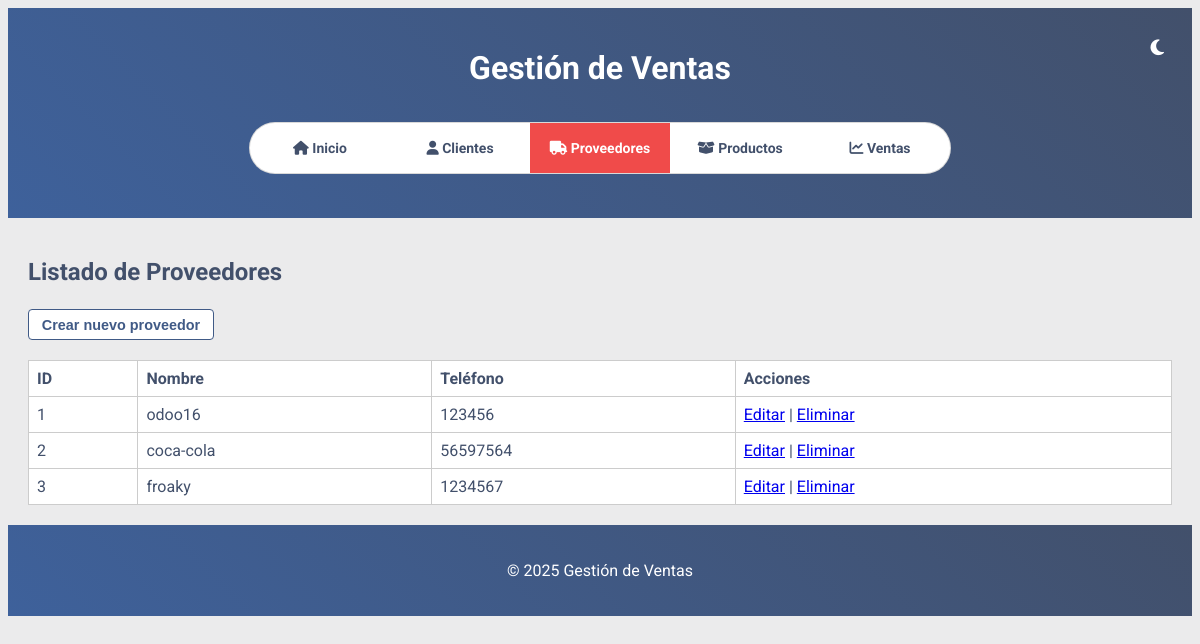
The page /proveedores/lista on the database its author committed.
### models/proveedor.py (models this page shows, shortened)
class Proveedor(db.Model):
    __tablename__ = 'proveedores'
    id = db.Column(db.Integer, primary_key=True)
    name = db.Column(db.String(50), nullable=False)
    telefono = db.Column(db.String(20), nullable=False)

### routes/proveedores.py (the view)
@bp.route('/lista', methods=['GET'])
def lista_proveedores():
    proveedores = get_all_proveedores()
    return render_template('proveedores/lista.html', proveedores=proveedores)

### services/proveedores_service.py (called while the page is built)
def get_all_proveedores():
    return Proveedor.query.all()

### templates/proveedores/lista.html (shortened to what this page needs)
{% extends "base.html" %}
{% block content %}
<h2>Listado de Proveedores</h2>
<a href="{{ url_for('proveedores.crear_proveedor_view') }}"><button class="ordenar-btn" data-sort="stock">Crear nuevo proveedor</button></a>
<table>
    <thead>
        <tr>
            <th>ID</th>
            <th>Nombre</th>
            <th>Teléfono</th>
            <th>Acciones</th>
        </tr>
    </thead>
    <tbody>
        {% for p in proveedores %}
        <tr>
            <td>{{ p.id }}</td>
            <td>{{ p.name }}</td>
            <td>{{ p.telefono }}</td>
            <td>
                <a href="{{ url_for('proveedores.editar_proveedor_view', id=p.id) }}">Editar</a> |
                <a href="{{ url_for('proveedores.eliminar_proveedor_view', id=p.id) }}">Eliminar</a>
            </td>
        </tr>
        {% endfor %}
    </tbody>
</table>
{% endblock %}

### static/styles.css (style rules this page uses)
:root { --color-dark-blue: #42506b; --color-red: #f04b4a; --color-mid-blue: #3e619b; --color-light: #ebebec; --font-family: 'Roboto', sans-serif; }
body { font-family: var(--font-family); background-color: var(--color-light); color: var(--color-dark-blue); transition: background-color 0.3s ease, color 0.3s ease; }
table { width: 100%; border-collapse: collapse; margin-top: 20px; background-color: #fff; }
table, th, td { border: 1px solid #ccc; }
th, td { padding: 8px; text-align: left; }
button, input[type="submit"], input[type="button"] { background-color: var(--color-red); color: var(--color-light); border: none; padding: 10px 16px; cursor: pointer; font-weight: bold; margin-top: 8px; border-radius: 4px; }
h1, h2, h3 { margin-bottom: 15px; }
.ordenar-btn, #reset-order { padding: 0.4rem 0.8rem; font-size: 0.9rem; border: 1px solid #405a86; background-color: white; color: #405a86; border-radius: 4px; cursor: pointer; min-width: 120px; text-align: center; transition: background-color 0.2s ease; }

### rows shown on the page
Proveedor: id "1", name "odoo16", telefono "123456"
Proveedor: id "2", name "coca-cola", telefono "56597564"
Proveedor: id "3", name "froaky", telefono "1234567"
